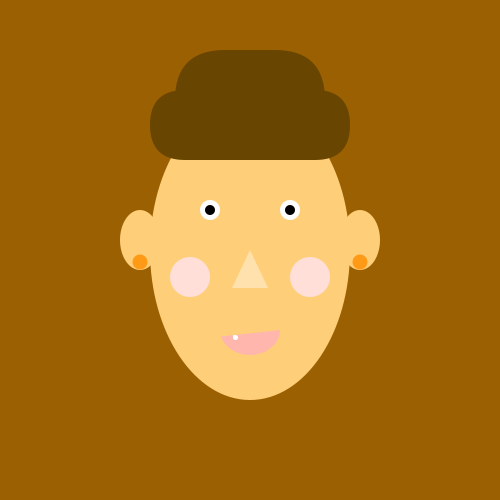
Frame 1 (no input)
Frame 60 (the mouse pressed at the canvas centre just before this capture): identical to frame 1, image omitted
Frame 120 (the mouse held since frame 60 and released just before this capture): identical to frame 1, image omitted

The Processing sketch that drew this single still picture (run headless with seeded random() and noise(); from frame 60 on, the mouse is pressed at the canvas centre):

// Processing sketch: processing_144092
// ── processing_144092.pde

//int hatSize1 = 200;
 //int hatSize2 = 70;
 
 //int tophatSize1 = 150;
 //int tophatSize2 = 100;
 
 //int pupilSize = 10;
 //int pupilSize2 = 10;
 
 //int earringColor1 = 255;
 //int earringColor2 = 154;
 //int earringColor3 = 23;
 
 //int earringColor4 = 255;
 //int earringColor5 = 154;
 //int earringColor6 = 23;
 
 //int ringSize1 = 15;
 //int ringSize2 = 15;
 
 //boolean clicked = false;
 
 //run once
 void setup(){
   size(500,500);
   background(155,96,2);

 }
  
 // void keyPressed (){
   // clicked = ! clicked;
 // }
  
  void draw(){
    background(155,96,2);
   // if (clicked == false){
      
     // eyeSize = 20;
      //eyeSize2 = 20;
      
      //eyeColor1 = 255;
      //eyeColor2 = 255;
      //eyeColor3 = 255;
      
      //hatColor1 = 104;
     // hatColor2 = 69;
     // hatColor3 = 0;
      
     // hatSize1 = 200;
     // hatSize2 = 70;
      
     // tophatSize1 = 150;
     // tophatSize2 = 100;
      
     // pupilSize = 10;
     // pupilSize2 = 10;
      
    //  earringColor1 = 255;
     // earringColor2 = 154;
     // earringColor3 = 23;
 
    //  earringColor4 = 255;
     // earringColor5 = 154;
    //  earringColor6 = 23;
      
    //  ringSize1 = 15;
    //  ringSize2 = 15;
 // }
  
   // if (clicked == true){
    //  eyeSize = 60;
     // eyeSize2 = 10;
      
    //  eyeColor1 = 1;
    //  eyeColor2 = 135;
      //eyeColor3 = 159;
      
      //hatColor1 = 217;
     // hatColor2 = 0;
     // hatColor3 = 102;
      
     // hatSize1 = 250;
    //  hatSize2 = 120;
      
      //tophatSize1 = 200;
      //tophatSize2 = 10;
      
      //pupilSize = 35;
      //pupilSize2 = 5;
      
      //earringColor1 = 5;
      //earringColor2 = 199;
      //earringColor3 = 0;
 
     // earringColor4 = 1;
      //earringColor5 = 246;
      //earringColor6 = 255;
      
      //ringSize1 = 30;
      //ringSize2 = 5;
  //}
  
  translate(250,250);
  noStroke();
  fill(255,206,120);
  ellipse(0,0,200,300);
  
  // Right Eye
  fill(255,255,255);
  ellipse(40,-40,20,20);
  
  // Right Eye Pupil
  fill(0,0,0);
  ellipse(40,-40,10,10); 
  
  // Nose
  pushMatrix();
  translate(0,20);
  fill(255,225,173);
  triangle(0,-20,-18,18,18,18);
  popMatrix();
  
  // Left Eye
  fill(255,255,255);
  ellipse(-40,-40,20,20);
  
  // Left Eye Pupil
  fill(0,0,0);
  ellipse(-40,-40,10,10);
  
  // Mouth
  fill(255,183,173);
  arc(0, 80, 60, 50, 0, PI/1.5+QUARTER_PI, CHORD);
  
  // Right Ear
  fill(255,206,120);
  ellipse(110,-10,40,60);
  
  // Left Ear
  fill(255,206,120);
  ellipse(-110,-10,40,60);
 
  // Bottom Hat Section
  fill(104,69,0);
  rect(-100,-160,200,70,55);
  
  // Top Hat Section
  fill(104,69,0);
  rect(-75,-200,150,100,90);
  
  // Teeth
  fill(255,255,255);
  translate(-20,82);
  rect(3,3,5,5,1,6,50,18);
  
  // Right Earring
  fill(255,154,23);
  ellipse(130,-70,15,15);
  
  // Left Earring
  fill(255,154,23);
  ellipse(-90,-70,15,15);
  
  //Cheeks
  translate(-60,-55);
  fill(255,223,216);
  ellipse(140,0,40,40);
 
  //Cheeks
  translate(-120,0);
  fill(255,223,216);
  ellipse(140,0,40,40);
  
  }
